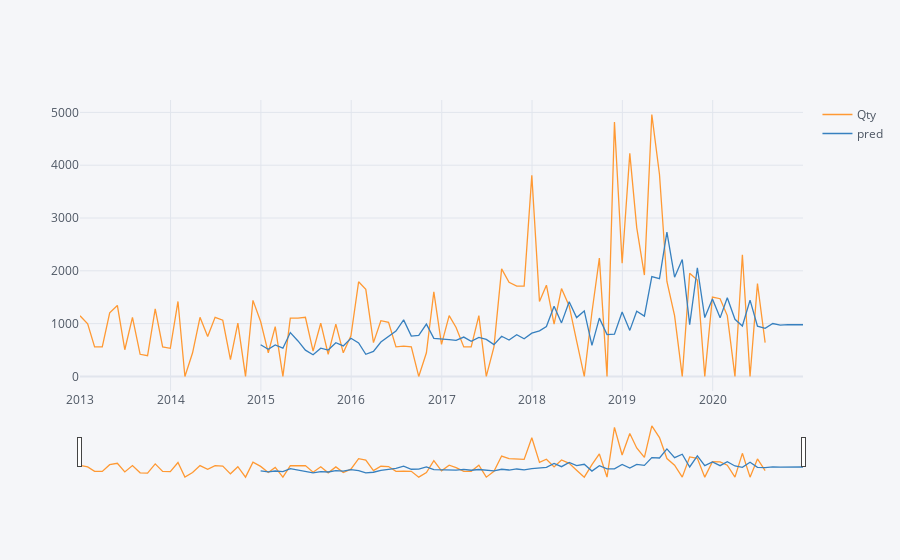

Source (notebook cell):
### Code cell
df2.iplot(rangeslider=True)
